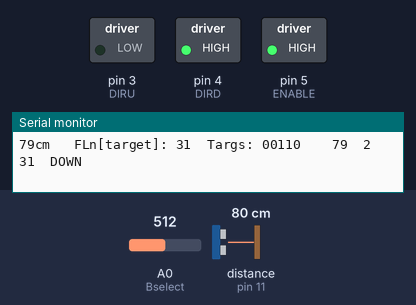
Bench run of a sketch on a simulated Arduino Mega 2560, built with avr-gcc and run on an emulated ATmega2560. On the bench: switched loads named in the sketch (green lamp = pin HIGH), the last lines printed to the serial monitor. Wiring (inferred from the names in the program): ultrasonic range finder: trigger pin 12; echo pin 11. The test bench sets the inputs (shaded band); at power-on: distance to the obstacle (sensor on pin 11) 80 cm, A0 (Bselect) = 512. The echo pulse lasts 58.3 µs per cm; random numbers use the default seed unless the sketch sets one; pins used as bus, display or sensor lines are not drawn.

Above: at 1.2 s.
1.3 s: distance to the obstacle (sensor on pin 11) set to 2 cm
At 2.2 s:
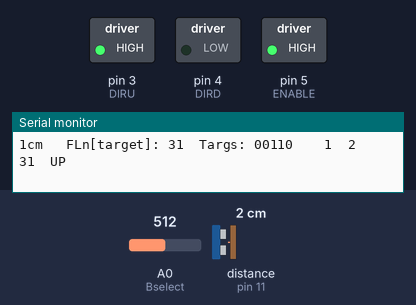
5.8 s: distance to the obstacle (sensor on pin 11) set to 35 cm
At 6.8 s:
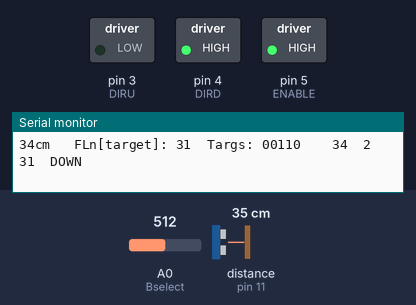
7.3 s: distance to the obstacle (sensor on pin 11) set to 4 cm
At 8.2 s:
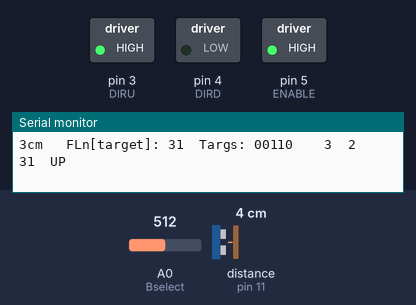
Timing chart, 0 to 9.8 s (numbered marks = the images above; inputs shaded):
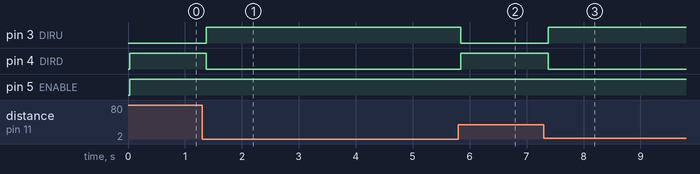

Measured:
- after the input at 1.3 s, pin 3 (DIRU): LOW → HIGH after 0.07 s; pin 4 (DIRD): HIGH → LOW after 0.07 s
- after the input at 5.8 s, pin 3 (DIRU): HIGH → LOW at once; pin 4 (DIRD): LOW → HIGH at once
- after the input at 7.3 s, pin 3 (DIRU): LOW → HIGH after 0.08 s; pin 4 (DIRD): HIGH → LOW after 0.08 s

The sketch:

Elev_boolUP_DOWN.ino
```cpp
#include <stdio.h>
#include "SR04.h"

#define ENABLE 5//Motor enable
#define DIRD 4//Motor down
#define DIRU 3//Motor up
#define LED0 51//LEDs to show targets[]
#define LED1 50
#define LED2 49
#define LED3 48
#define LED4 47
#define TRIG_PIN 12//ultrasonic sensor
#define ECHO_PIN 11//ultrasonic sensor
#define Bselect PIN_A0

SR04 sr04 = SR04(ECHO_PIN, TRIG_PIN);//rename ultra sonic sensor library

int target = 2;//the next floor to go to
bool UP = false;//motor direction
bool DOWN = false;//motor direction
bool targets[] = {0, 0, 1, 1, 0}; //all selected floors
long dist = 45;//this is our "meter stick"
const int FLn[] = {5, 15, 31, 45, 60};//desiered distance for each floor
bool oned;//this is how we keep track of the direction we look to choose next target


void setup() {
  // put your setup code here, to run once:
  Serial.begin(9600);
  Serial.println();
  Serial.println("setup");
  //---set pin input vs output
  pinMode(ENABLE, OUTPUT);
  pinMode(DIRU, OUTPUT);
  pinMode(DIRD, OUTPUT);
  pinMode(LED0, INPUT);
  pinMode(LED1, INPUT);
  pinMode(LED2, INPUT);
  pinMode(LED3, INPUT);
  pinMode(LED4, INPUT);
}

void loop() {
  Serial.println();
  // put your main code here, to run repeatedly:


  print();//our print function prints out all variables


  //simINS();//simulated inputs
  hardINS();//hardware inputs


  //dist = simDIR();//simulated motor driver
  dist = hardDIR();//hardware motor driver
}


int push(int num) {//add a new targets to targets[]
  if (num >= 0 and num <= 4) {
    Serial.print("  in push()");
    Serial.print(num);
    Serial.print("  ");
    targets[num] = 1;
  }
}


int pop(int num) {//remove a target from targets[]
  Serial.print("in pop()");
  target = nextTarget();
  targets[num] = 0;
}

int simDIR() {
  Serial.print("  before dist: ");//print function variables
  Serial.print(dist);
  Serial.print("  Target:");
  Serial.print(target);
  Serial.print("  FLn[target]:");
  Serial.print(FLn[target]);
  Serial.print("  ");
  if (dist == FLn[target] or dist <= FLn[0] or dist >= FLn[4]) {//we want to stop
    Serial.print("sim-STOP");
    pop(dist);
  }
  else if (dist < FLn[target] or dist == 0) {//we want to go up
    Serial.print("sim-UP");
    oned = true;
    dist = dist + 1;
  }
  else if (dist > FLn[target] or dist == 60) {//we want to go down
    Serial.print("sim-DOWN");
    oned = false;
    dist = dist - 1;
  }
  Serial.print("  after dist: ");//print function variables
  Serial.print(dist);
  Serial.print("  ");
  return dist;
}


int hardDIR() {
  Serial.print("  ");//function prints
  Serial.print(dist);
  Serial.print("  ");
  Serial.print(target);
  Serial.print("  ");
  Serial.print(FLn[target]);
  Serial.print("  ");
  if (dist == FLn[target]) {//we want to stop
    Serial.print("STOP");
    digitalWrite(ENABLE, LOW);
    digitalWrite(DIRU, LOW);
    digitalWrite(DIRD, LOW);
    pop(dist);
  }
  else if (dist < FLn[target] or dist == 0) {//we want to go up
    Serial.print("UP");
    digitalWrite(ENABLE, HIGH);
    digitalWrite(DIRU, HIGH);
    digitalWrite(DIRD, LOW);
  }
  else if (dist > FLn[target] or dist == 60) {//we want to go down
    Serial.print("DOWN");
    digitalWrite(ENABLE, HIGH);
    digitalWrite(DIRU, LOW);
    digitalWrite(DIRD, HIGH);
  }

  //digital write to LED# from targets[n]
  digitalWrite(LED0, targets[0]);
  digitalWrite(LED1, targets[1]);
  digitalWrite(LED2, targets[2]);
  digitalWrite(LED3, targets[3]);
  digitalWrite(LED4, targets[4]);
  return dist;
}


int nextTarget() {
  target = -1;
  int count =-1;
  int current =-1;
  Serial.print(" count:");
  Serial.print(count);
  Serial.print(" current:");
  Serial.print(current);

  for(int i=0; i <5; i++){//this is to determine the current floor DON'T change after this
    if(dist>=FLn[i] and dist < FLn[i+1]){
      count =i;//iterate through targs[]
      current=i;//know where we started
    }
    if(oned == true){//we look up first then down
      for(int i = current+1; i<=4; i++){//start at the space after current
        if(targets[i]==1){
          return i;
        }
      }
      for(int i = current-1; i>=0; i--){//start at the space before current
        if(targets[i]==1){
          return i;
        }
      }
    }
    if(oned == false){//we look down first then up
      for(int i = current-1; i>=0; i--){//start at the space before current
        if(targets[i]==1){
          return i;
        }
      }
      for(int i = current+1; i<=4; i++){//start at the space after current
        if(targets[i]==1){
          return i;
        }
      }
    }
  }
  Serial.print(" count:");
  Serial.print(count);
  Serial.print(" current:");
  Serial.print(current);
}

int hardINS() {
  dist = sr04.Distance();

  //get distance from ultrasonic sensor
  if (round(analogRead(Bselect)) != 0) {
    push(round(analogRead(Bselect)) - 1);
  }


  //read analog pin 5V, 5 resistor voltade divider w/ button at each node
  //send to targets[] by push()
  return dist;
}

int simINS() {
  if (random(0, 10) < 1) { //10% of the time simulate a button press
    int num = random(0, 5); //choose random "button"
    Serial.print(num);
    push(num);
    //send to targets[] by push()
  }
}


int print() { //to print while debugging
  Serial.print(dist);
  Serial.print("cm   ");
  Serial.print("FLn[target]: ");
  Serial.print(FLn[target]);
  Serial.print("  Targs: ");
  Serial.print(targets[0]);
  Serial.print(targets[1]);
  Serial.print(targets[2]);
  Serial.print(targets[3]);
  Serial.print(targets[4]);
//  Serial.print("  T:");
//  Serial.print(target);
//  Serial.print("  ");
//  Serial.print("oned: ");
//  Serial.print(oned);
  Serial.print("  ");
}
```
